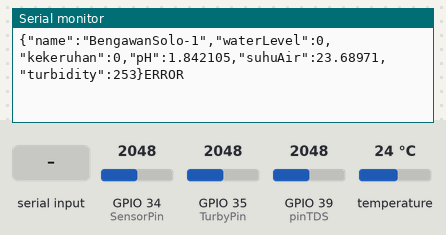
The program below on a simulated ESP32. Parts: the last lines printed to the serial monitor. Inputs (shaded band) come from the test bench; at power-on: temperature 24 °C, GPIO 34 (SensorPin) = 2048, GPIO 35 (TurbyPin) = 2048, GPIO 39 (pinTDS) = 2048.

Above: at 1.2 s.
1.3 s: "90,45\n" received over the second serial link
At 1.72 s:
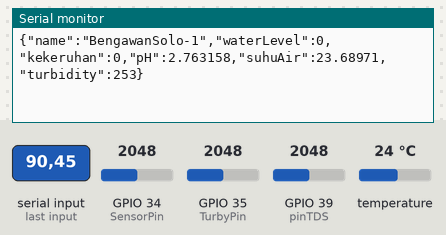
3.3 s: temperature set to 12 °C
At 3.53 s:
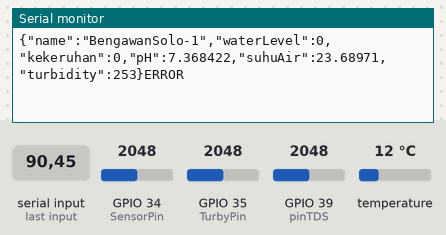
4.8 s: GPIO 34 (SensorPin) set to 2866
At 4.98 s:
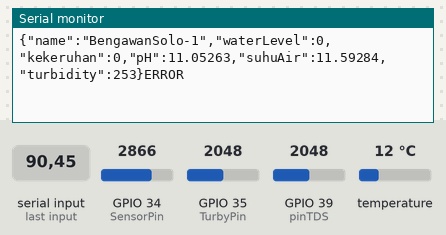
6.3 s: GPIO 35 (TurbyPin) set to 2866
At 6.44 s:
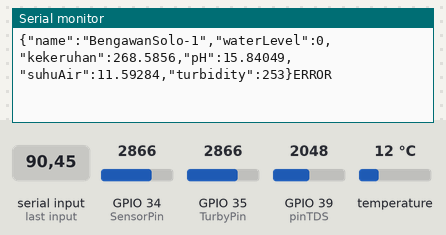
7.8 s: "30,150\n" received over the second serial link
At 8.25 s:
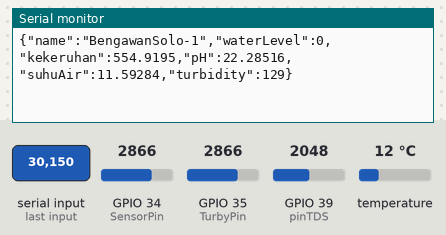
9.3 s: temperature set to 19 °C
At 9.34 s:
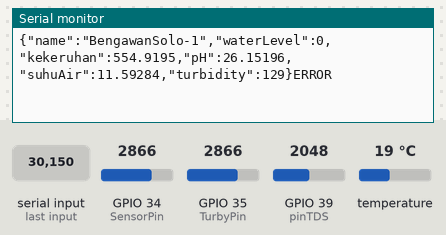
Timing chart, 0 to 11.8 s (numbered marks = the images above; inputs shaded):
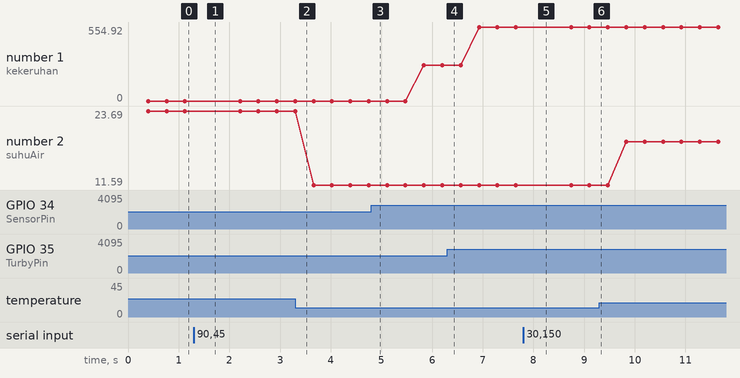

The program:

main.cpp
```cpp
#include <scheduler.h>
#include <ArduinoJson.h>
#include "TDS.h"
#include "Temperature.h"

//---WiFi & MQTT---
#include <WiFi.h>
#include <PubSubClient.h>
#define WIFI_SSID "Hehe"			  //"nama_wifi"
#define WIFI_PASSWORD "apahayoo"	  //"password_wifi"
#define MQTT_SERVER "broker.mqtt.com" //"broker.mqtt.com"
#define MQTT_PORT 1883
#define MQTT_USERNAME "apaaja"	 //"username_mqtt"
#define MQTT_PASSWORD "verovero" //"password_mqtt"
#define MQTT_TOPIC "/athus/data"
WiFiClient espClient;
PubSubClient client(espClient);

//---TEMP---
TemperatureDallas DS18B;
float tempC, tempF, rawTemp, correctedTemp;
float rawHigh = 99.6;
float rawLow = 0.5;
float referenceHigh = 99.9;
float referenceLow = 0;
float rawRange = rawHigh - rawLow;
float referenceRange = referenceHigh - referenceLow;

//---TDS---
GravityTDS tds;
float baseTemperature;
float tdsValue = 0;

//---tvvtgvgt---
unsigned char data[4] = {};
float distance, filteredDistance, curDistance, waterLevel;
float height = 100;
float alpha = 0.2;

//---pH---
#define SensorPin 34   // pH meter Analog output to Arduino Analog Input 0
#define Offset 0.00	   // deviation compensate
#define ArrayLength 40 // times of collection

int pHArray[ArrayLength]; // Store the average value of the sensor feedback
int pHArrayIndex = 0;
float pHValue, voltage;

//---Turbidity---
#define TurbyPin 35
int ntu_result;
float turby_voltage;

StaticJsonDocument<200> json_data;
String message = "null";

//---gps---
float latitude, longitude;

double avergearray(int *arr, int number);
void read_TEMP();
void read_US();
void read_pH();
void read_TDS();
void read_Turby();
void reconnect_MQTT();
void print_Data();
#include <HardwareSerial.h>

// Define the serial port to use for GPS communication
HardwareSerial tvvtgvgt(2);
void setup()
{
	Serial.begin(115200);
	tvvtgvgt.begin(9600);

	tds.begin();

	// DS18B Temperature Sensor Initialization. This magic number is responsible
	// of the error code returned by the DS18B.begin() method.
	if (DS18B.begin() == -1000)
		Serial.println("Sensor not found!");
	else if (DS18B.begin() == -2000)
		Serial.println("CRC is not valid!");
	else if (DS18B.begin() == -3000)
		Serial.println("Device is not recognized!");

	// WiFi.begin(WIFI_SSID, WIFI_PASSWORD);
	// while (WiFi.status() != WL_CONNECTED) {
	//   Serial.println("Connecting to WiFi...");
	// }
	// Serial.println("CONNECTED");
	// client.setServer(MQTT_SERVER, MQTT_PORT);

	// SENSOR1_TASK sensor1(20);
	// SENSOR2_TASK sensor2(200);
	// // MQTT_TASK mqtt_task(5000);
	// LOG_TASK logger(1000);

	// Task *tasks[] = {&sensor1, &logger, /*&mqtt_task*/};
	// Task *tasks[] = {
	//     &sensor1,
	//     &sensor2,
	//     &logger
	//     // &mqtt_task,
	// };
	// Scheduler scheduler(tasks, NUM_TASKS(tasks));
	// while (1)
	// {
	//   scheduler.runTasks();
	// }
}

void loop()
{
	read_TEMP();
	read_US();
	delay(150);
	read_pH();
	read_TDS();
	read_Turby();
	print_Data();
}

void read_TEMP()
{
	rawTemp = DS18B.getTemperature();
	correctedTemp = (rawTemp - rawLow) / rawRange * referenceRange + referenceLow;
	delay(100);
}

void read_TDS()
{
	if (correctedTemp < 50)
		tds.setReferenceTemperature(correctedTemp);
	else
		tds.setReferenceTemperature(25);
	tds.updateTDS();
	tdsValue = tds.readTDS();
	delay(100);
}

double avergearray(int *arr, int number)
{
	int i;
	int max, min;
	double avg;
	long amount = 0;
	if (number <= 0)
	{
		Serial.println("Error number for the array to avraging!/n");
		return 0;
	}
	if (number < 5)
	{ // less than 5, calculated directly statistics
		for (i = 0; i < number; i++)
		{
			amount += arr[i];
		}
		avg = amount / number;
		return avg;
	}
	else
	{
		if (arr[0] < arr[1])
		{
			min = arr[0];
			max = arr[1];
		}
		else
		{
			min = arr[1];
			max = arr[0];
		}
		for (i = 2; i < number; i++)
		{
			if (arr[i] < min)
			{
				amount += min; // arr<min
				min = arr[i];
			}
			else
			{
				if (arr[i] > max)
				{
					amount += max; // arr>max
					max = arr[i];
				}
				else
				{
					amount += arr[i]; // min<=arr<=max
				}
			} // if
		}	  // for
		avg = (double)amount / (number - 2);
	} // if
	return avg;
}

// Reconnecting to MQTT
void reconnect_MQTT()
{
	while (!client.connected())
	{
		// Serial.println("Connecting to MQTT...");
		if (client.connect("ESP32Client", MQTT_USERNAME, MQTT_PASSWORD))
		{
			// Serial.println("Connected to MQTT");
		}
		else
		{
			Serial.print("Failed to connect to MQTT, rc=");
			Serial.println(client.state());
		}
	}
}

void read_US()
{
  int receivedByte;
  do {
    for (int i = 0; i < 4; i++)
    {
      data[i] = receivedByte = tvvtgvgt.read();
    }
  } while (receivedByte == 0xff);

  tvvtgvgt.flush();

  if (data[0] == 0xff)
  {
    int sum;
    sum = (data[0] + data[1] + data[2]) & 0x00FF;
    if (sum == data[3])
    {
      distance = (data[1] << 8) + data[2];
	  distance = distance/10;
      if (distance > 280)
      {
        Serial.print("distance=");
        Serial.print(distance / 10);
        Serial.println("cm");
      } else
      {
        Serial.println("Below the lower limit");
      }
    } else Serial.println("ERROR");
  }
}


void read_pH()
{
	pHArray[pHArrayIndex++] = analogRead(SensorPin);
	if (pHArrayIndex == ArrayLength)
		pHArrayIndex = 0;
	voltage = avergearray(pHArray, ArrayLength) * 5.0 / 1024;
	pHValue = 3.5 * voltage + Offset;
}

void read_Turby()
{
	turby_voltage = analogRead(TurbyPin) * 5 / 4095.0;
	// ntu_result = -2572.2 * (turby_voltage * turby_voltage) + 8700.5 * turby_voltage - 4352.9;
	// ntu_result = 2572.2 * (turby_voltage * turby_voltage) + 8700.5 * turby_voltage + 4352.9;
	ntu_result = map(turby_voltage, 0, 4, 500, 5);
	// got from substitut 3 diferent voltage reading on 3 different condition of water
	//  into this eqwqeq :
	//  y = -ax² + bx - c
	//  then get a, b, and c
}

void print_Data()
{
	json_data["name"] = "BengawanSolo-1";
	// json_data["latitude"] = float(latitude);
	// json_data["longitude"] = float(longitude);
	json_data["waterLevel"] = float(distance);
	json_data["kekeruhan"] = float(tdsValue);
	json_data["pH"] = float(pHValue);
	json_data["suhuAir"] = float(correctedTemp);
	json_data["turbidity"]= float(ntu_result);
	Serial.println("");
	serializeJson(json_data, Serial);
	// aku ganteng 7 turunan
	/*
		name : String (BengawanSolo-0)
	  latitude : float
	  longitude : float
	  waterLevel : float
	  pH : float
	  kekeruhan (ini ntu) : float
	  suhuAir : float*/

	// Serial.println(ntu_result);
}
```

TDS.h
```cpp
#ifndef TDS_H
#define TDS_H

#include <Arduino.h>

class GravityTDS
{
private:
    const int8_t pinTDS = 39;
    const static int SCOUNT = 30; // sum of sample point
    int analogBuffer[SCOUNT];     // store the analog value in the array, read from ADC
    int analogBufferTemp[SCOUNT];
    int analogBufferIndex = 0, copyIndex = 0;
    float referenceTemperature;
    float averageVoltage = 0, temperature = 32;
    float tdsValue;

    int getMedianNum(int bArray[], int iFilterLen)
    {
        int bTab[iFilterLen];
        for (byte i = 0; i < iFilterLen; i++)
            bTab[i] = bArray[i];
        int i, j, bTemp;
        for (j = 0; j < iFilterLen - 1; j++)
        {
            for (i = 0; i < iFilterLen - j - 1; i++)
            {
                if (bTab[i] > bTab[i + 1])
                {
                    bTemp = bTab[i];
                    bTab[i] = bTab[i + 1];
                    bTab[i + 1] = bTemp;
                }
            }
        }
        if ((iFilterLen & 1) > 0)
            bTemp = bTab[(iFilterLen - 1) / 2];
        else
            bTemp = (bTab[iFilterLen / 2] + bTab[iFilterLen / 2 - 1]) / 2;
        return bTemp;
    }

public:
    GravityTDS();
    ~GravityTDS();

    void begin();
    void setReferenceTemperature(float temperature);
    void updateTDS();
    float readTDS();
};

#endif
```

Temperature.h
```cpp
#ifndef TemperatureDS18B_H
#define TemperatureDS18B_H

#include <Arduino.h>
#include <OneWire.h>

class TemperatureDallas
{
private:
    const int8_t pin = 2;
    byte data[12];
    byte addr[8];
    OneWire ds = OneWire(pin);

public:
    TemperatureDallas();
    ~TemperatureDallas();

    int begin();
    float getTemperature();
    void resetOneWire();
};

#endif
```

Scheduler.cpp
```cpp
#include <Arduino.h>
#include "Scheduler.h"

Scheduler::Scheduler(Task **_tasks, uint8_t _numTasks) : tasks(_tasks),numTasks(_numTasks) {}

/*
simple task runner from Alan
*/
void Scheduler::runTasks() {
    // while (1) {
        uint32_t now = millis();
        Task **tpp = tasks;
        for (int t = 0; t < numTasks; t++) {
            Task *tp = *tpp;
            if (tp->ready(now)) {
                tp->run(now);
                break;
            }
            tpp++;  //next task
        }
    // }
}
```

Scheduler.h
```cpp
#pragma once
#include "Task.h"

#define NUM_TASKS(T) (sizeof(T) / sizeof(Task)) // count number of task

class Scheduler {
    public:
        Scheduler(Task **task, uint8_t numTasks);
        void runTasks();

    private:
        Task **tasks;   //array of pointers
        int numTasks;
        /*
        * di program lama menggunakan struct utk save task datas
        * di sini menggunakan kelas karena tidak punya functor
        * (line 70 scheduler.h program lama)
        */
};
```

Task.cpp
```cpp
#include "Task.h"

// Virtual.

bool ConditionalTask::ready(uint32_t now) {
    return runFlag;
}

bool TimingTask::ready(uint32_t now) {  // wait
    return now >= runTime;
}
```

Task.h
```cpp
#pragma once
#include <stdint.h>

class Task {
    // private:
    // static Task *instance;
    // Task(){}
    // Taks(const Task &) = delete;
    // Task &operator = (const Task &) = delete;

    public :
    // abstract class yg dapat di override
        virtual bool ready(uint32_t now) = 0;   //ready state

        virtual void run(uint32_t now) = 0;

};

// Inheritence :
/*
* conditional task digunakan untuk mengeksekusi task dengan
* interupsi
*/
class ConditionalTask : public Task {
    public:
        virtual bool ready(uint32_t now);   // ready state

        inline void setReady(){runFlag = true;}

        inline void notReady(){runFlag = false;}

    protected:
        bool runFlag;
};

/*
* timing task digunakan untuk mengeksekusi task pada rate tertentu
*
*/
class TimingTask :public Task{
public:
    inline void updateTime(uint32_t when){runTime = when;}

    virtual bool ready(uint32_t now);

    inline void setRunTime(uint32_t when){runTime = when;}

    inline void tick(uint32_t inc){runTime += inc;}

    inline uint32_t getRunTime(){return runTime;}

protected:
    uint32_t runTime;
};
```

TDS.cpp
```cpp
#include "TDS.h"

GravityTDS::GravityTDS() {}
GravityTDS::~GravityTDS() {}

void GravityTDS::begin()
{
    pinMode(pinTDS, INPUT);
}

void GravityTDS::setReferenceTemperature(float temperature)
{
    referenceTemperature = temperature;
}

void GravityTDS::updateTDS()
{
    static unsigned long analogSampleTimepoint = millis();
    if (millis() - analogSampleTimepoint > 40U) // every 40 milliseconds,read the analog value from the ADC
    {
        analogSampleTimepoint = millis();
        analogBuffer[analogBufferIndex] = analogRead(pinTDS); // read the analog value and store into the buffer
        analogBufferIndex++;
        if (analogBufferIndex == SCOUNT)
            analogBufferIndex = 0;
    }
    static unsigned long printTimepoint = millis();
    if (millis() - printTimepoint > 800U)
    {
        printTimepoint = millis();
        for (copyIndex = 0; copyIndex < SCOUNT; copyIndex++)
            analogBufferTemp[copyIndex] = analogBuffer[copyIndex];
        averageVoltage = getMedianNum(analogBufferTemp, SCOUNT) * 3.3 / 4095.0;                                                                                                          // read the analog value more stable by the median filtering algorithm, and convert to voltage value
        float compensationCoefficient = 1.0 + 0.02 * (temperature - 25.0);                                                                                                               // temperature compensation formula: fFinalResult(25^C) = fFinalResult(current)/(1.0+0.02*(fTP-25.0));
        float compensationVolatge = averageVoltage / compensationCoefficient;                                                                                                            // temperature compensation
        tdsValue = (133.42 * compensationVolatge * compensationVolatge * compensationVolatge - 255.86 * compensationVolatge * compensationVolatge + 857.39 * compensationVolatge) * 0.5; // convert voltage value to tds value
    }
}

float GravityTDS::readTDS()
{
    return tdsValue;
}
```

Temperature.cpp
```cpp
#include "Temperature.h"

TemperatureDallas::TemperatureDallas() : ds(OneWire(2)) {}
TemperatureDallas::~TemperatureDallas() {}

int TemperatureDallas::begin()
{

    if (!ds.search(addr))
    {
        // no more sensors on chain, reset search
        ds.reset_search();
        return -1000;
    }

    if (OneWire::crc8(addr, 7) != addr[7])
    {
        return -2000;
    }

    if (addr[0] != 0x10 && addr[0] != 0x28)
    {
        return -3000;
    }
}

float TemperatureDallas::getTemperature()
{
    ds.reset();
    ds.select(addr);
    ds.write(0x44, 1); // start conversion, with parasite power on at the end

    byte present = ds.reset();
    ds.select(addr);
    ds.write(0xBE); // Read Scratchpad

    for (int i = 0; i < 9; i++)
    { // we need 9 bytes
        data[i] = ds.read();
    }

    ds.reset_search();

    byte MSB = data[1];
    byte LSB = data[0];

    float tempRead = ((MSB << 8) | LSB); // using two's compliment
    float TemperatureSum = tempRead / 16;
    float correctedTemp = TemperatureSum;

    char formattedTemp[10]; // Adjust the buffer size as needed
    sprintf(formattedTemp, "%.2f", correctedTemp);

    return atof(formattedTemp);
}

void TemperatureDallas::resetOneWire()
{
    ds.reset();
}
```

Measured:
- after the input at 1.3 s, the serial monitor: prints a new line after 0.19 s (image 1)
- after the input at 7.8 s, the serial monitor: prints a new line after 0.22 s (image 5)
- plotted number 2: 23.69 → 11.59 after the input at 3.3 s, 11.59 → 18.65 after the input at 9.3 s
